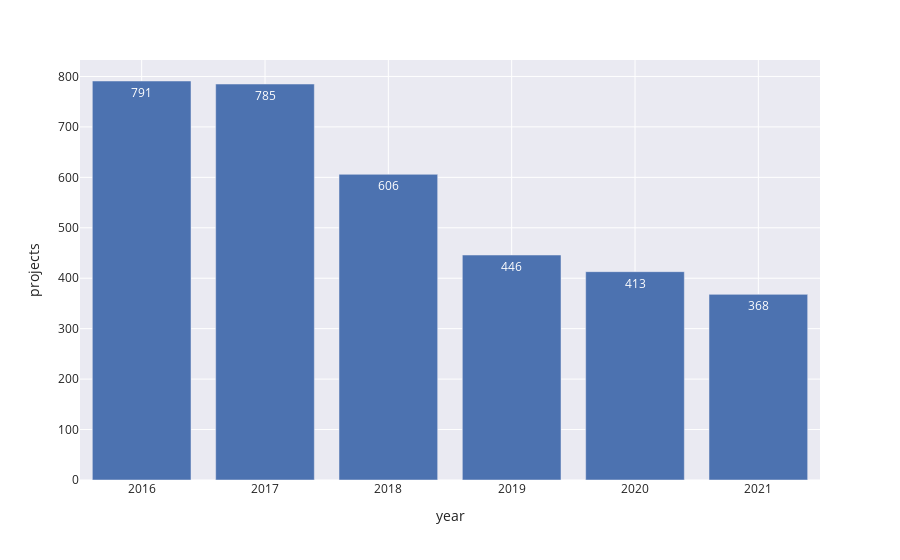

The cell this chart's notebook holds for it:
### Code cell
fig = px.bar(year, x='year', y='projects', text_auto='.', template="seaborn")
fig.show()

### Figure 1 — Plotly figure (JSON) as saved in the notebook; plotly's stock layout.template omitted (floating-point values rounded to 4 significant figures)
{"data": [{"alignmentgroup": "True", "hovertemplate": "year=%{x}<br>projects=%{y}<extra></extra>", "legendgroup": "", "marker": {"color": "rgb(76,114,176)", "pattern": {"shape": ""}}, "name": "", "offsetgroup": "", "orientation": "v", "showlegend": false, "textposition": "auto", "texttemplate": "%{y:.}", "type": "bar", "x": [2016, 2017, 2018, 2019, 2020, 2021], "xaxis": "x", "y": [791, 785, 606, 446, 413, 368], "yaxis": "y"}], "layout": {"barmode": "relative", "legend": {"tracegroupgap": 0}, "margin": {"t": 60}, "xaxis": {"anchor": "y", "domain": [0, 1], "title": {"text": "year"}}, "yaxis": {"anchor": "x", "domain": [0, 1], "title": {"text": "projects"}}}}
